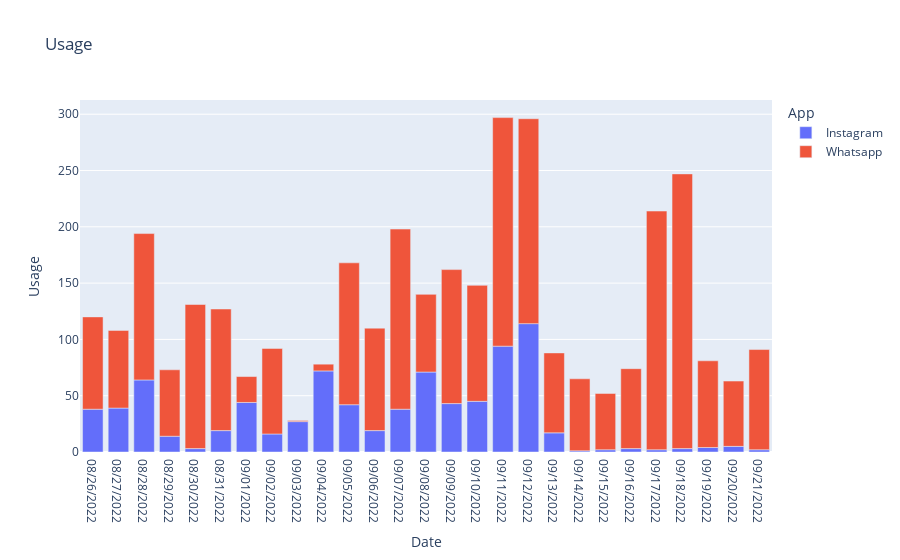

Source (notebook cell):
### Code cell
# Plot showing the usage over time with apps
fig = px.bar(data_frame=data,x = "Date",y = "Usage",color='App',title="Usage")
fig.show()

### Figure 1 — Plotly figure (JSON) as saved in the notebook; plotly's stock layout.template omitted (floating-point values rounded to 4 significant figures)
{"data": [{"alignmentgroup": "True", "hovertemplate": "App=Instagram<br>Date=%{x}<br>Usage=%{y}<extra></extra>", "legendgroup": "Instagram", "marker": {"color": "#636efa", "pattern": {"shape": ""}}, "name": "Instagram", "offsetgroup": "Instagram", "orientation": "v", "showlegend": true, "textposition": "auto", "type": "bar", "x": ["08/26/2022", "08/27/2022", "08/28/2022", "08/29/2022", "08/30/2022", "08/31/2022", "09/01/2022", "09/02/2022", "09/03/2022", "09/04/2022", "09/05/2022", "09/06/2022", "09/07/2022", "09/08/2022", "09/09/2022", "09/10/2022", "09/11/2022", "09/12/2022", "09/13/2022", "09/14/2022", "09/15/2022", "09/16/2022", "09/17/2022", "09/18/2022", "09/19/2022", "09/20/2022", "09/21/2022"], "xaxis": "x", "y": [38, 39, 64, 14, 3, 19, 44, 16, 27, 72, 42, 19, 38, 71, 43, 45, 94, 114, 17, 1, 2, 3, 2, 3, 4, 5, 2], "yaxis": "y"}, {"alignmentgroup": "True", "hovertemplate": "App=Whatsapp<br>Date=%{x}<br>Usage=%{y}<extra></extra>", "legendgroup": "Whatsapp", "marker": {"color": "#EF553B", "pattern": {"shape": ""}}, "name": "Whatsapp", "offsetgroup": "Whatsapp", "orientation": "v", "showlegend": true, "textposition": "auto", "type": "bar", "x": ["08/26/2022", "08/27/2022", "08/28/2022", "08/29/2022", "08/30/2022", "08/31/2022", "09/01/2022", "09/02/2022", "09/03/2022", "09/04/2022", "09/05/2022", "09/06/2022", "09/07/2022", "09/08/2022", "09/09/2022", "09/10/2022", "09/11/2022", "09/12/2022", "09/13/2022", "09/14/2022", "09/15/2022", "09/16/2022", "09/17/2022", "09/18/2022", "09/19/2022", "09/20/2022", "09/21/2022"], "xaxis": "x", "y": [82, 69, 130, 59, 128, 108, 23, 76, 1, 6, 126, 91, 160, 69, 119, 103, 203, 182, 71, 64, 50, 71, 212, 244, 77, 58, 89], "yaxis": "y"}], "layout": {"barmode": "relative", "legend": {"title": {"text": "App"}, "tracegroupgap": 0}, "title": {"text": "Usage"}, "xaxis": {"anchor": "y", "domain": [0, 1], "title": {"text": "Date"}}, "yaxis": {"anchor": "x", "domain": [0, 1], "title": {"text": "Usage"}}}}
